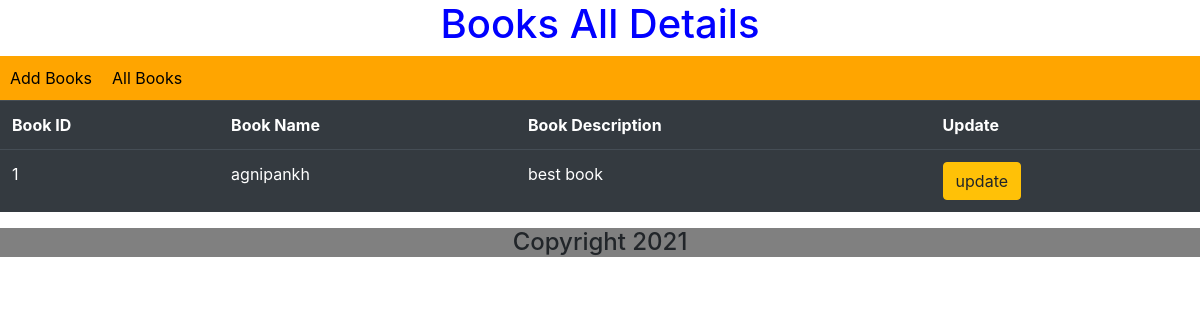
Before: /test/show/ with the older database file.
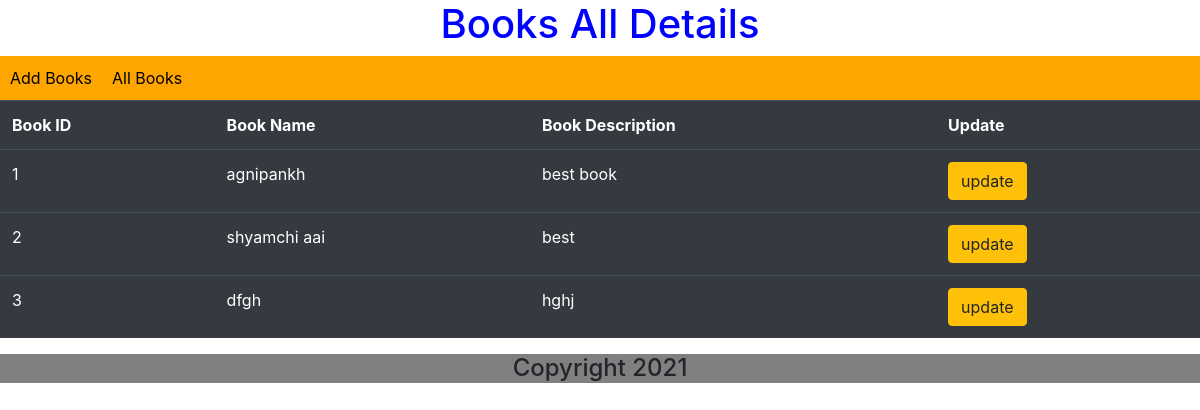
After: the same page with the newer database file.
### testapp/models.py (models this page shows)
class Book(models.Model):
    book_name = models.CharField(max_length=32)
    book_description = models.CharField(max_length=30)

### testapp/views.py (the view)
# urls.py: path('show/',views.showBooksView,name='show'),
def showBooksView(request):
    template_name = 'testApp/showallbooks.html'
    books = Book.objects.all()
    context = {'books':books}
    return render(request,template_name,context)

### templates/testapp/showallbooks.html (shortened to what this page needs)
{% extends 'base.html' %}
{% block content %}
        <table class="table table-dark">
            <tr>
                <th>Book ID</th>
                <th>Book Name</th>
                <th>Book Description</th>
                <th>Update</th>
            </tr>
            {% for book in books %}
            <tr>
                <td>{{book.id}}</td>
                <td>{{book.book_name}}</td>
                <td>{{book.book_description}}</td>
                <td>
                    <a href="{% url 'update' book.id %}"><button class="btn btn-warning">
                        update
                        </button>
                    </a>
            {% endfor %}
        </table>
{% endblock %}

### templates/base.html (shortened to what this page needs)
<!DOCTYPE html>
{% load static %}
<html lang="en">
<head>
    <link rel="stylesheet" href="{% static 'testapp/style.css' %}" alt="not found">
    <link rel="stylesheet" href="https://cdn.jsdelivr.net/npm/bootstrap@4.6.0/dist/css/bootstrap.min.css">
</head>
<body>
      <header>
          <h1>Books All Details</h1>
      </header>
     <ul class="my_navbar">
         <li><a href="{% url 'add' %}">Add Books</a></li>
         <li><a href="{% url 'show' %}">All Books</a></li>
     </ul>
      {% block content %}{% endblock %}
</body>
<footer>
     <h4>Copyright 2021</h4>
</footer>

### static/testapp/style.css (style rules this page uses)
h1 { color: blue; }
body { background-color: lightgreen; }
.my_navbar { background-color: orange; overflow: hidden; list-style-type: none; margin: 0; padding: 0; }
li { float: left; }
li a { display: block; color: black; text-decoration: none; padding: 10px 10px 10px 10px; }
header h1 { text-align: center; }
footer h4 { background-color: gray; text-align: center; }

Changed rows visible on the page:
added Book: id "2", book_name "shyamchi aai", book_description "best"
added Book: id "3", book_name "dfgh", book_description "hghj"
